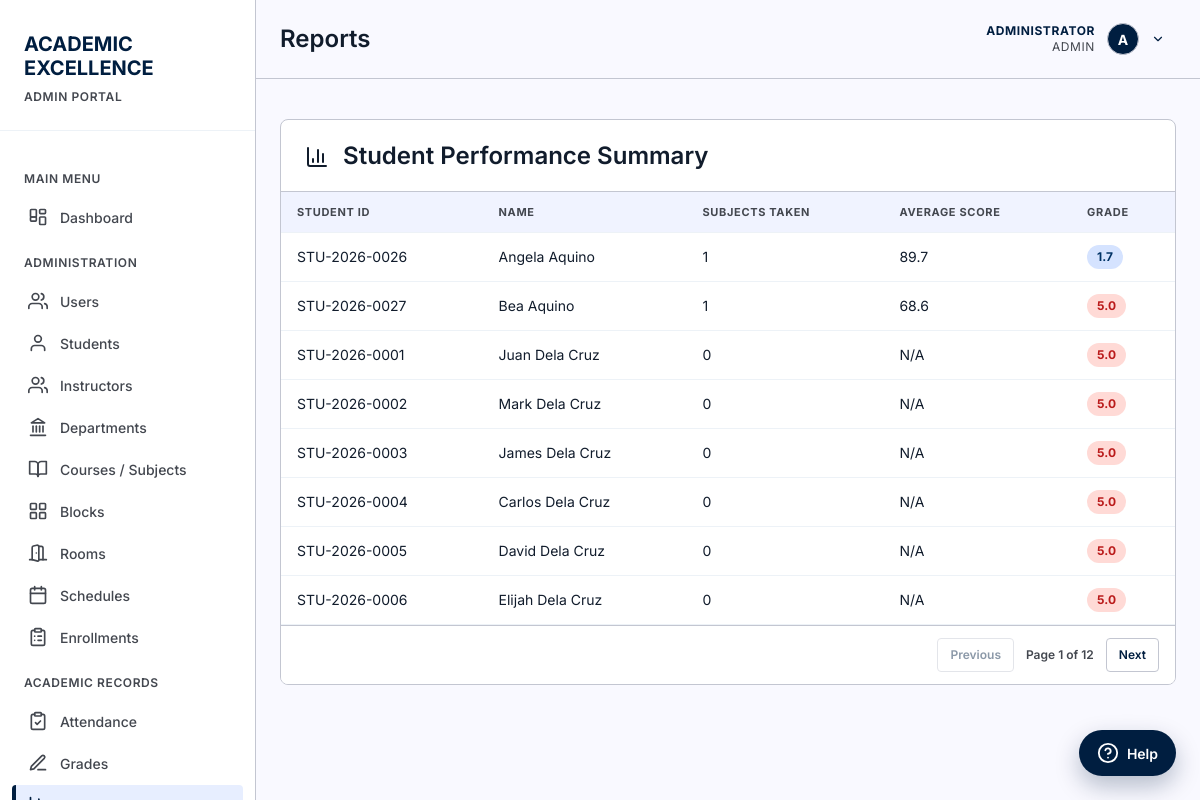
The app's page /pages/reports.php (signed in) with its own data.
### tables this page shows
CREATE TABLE "users" (
                    id INTEGER PRIMARY KEY AUTOINCREMENT,
                    username TEXT NOT NULL UNIQUE,
                    password TEXT NOT NULL,
                    full_name TEXT NOT NULL,
                    email TEXT UNIQUE,
                    role TEXT NOT NULL DEFAULT 'student' CHECK(role IN ('admin', 'instructor', 'student')),
                    is_active INTEGER NOT NULL DEFAULT 1 CHECK(is_active IN (0, 1)),
                    last_login_at DATETIME,
                    created_at DATETIME NOT NULL DEFAULT CURRENT_TIMESTAMP,
                    updated_at DATETIME NOT NULL DEFAULT CURRENT_TIMESTAMP
                );

CREATE TABLE students (
        id INTEGER PRIMARY KEY AUTOINCREMENT,
        student_id TEXT UNIQUE NOT NULL,
        first_name TEXT NOT NULL,
        last_name TEXT NOT NULL,
        email TEXT,
        phone TEXT,
        date_of_birth DATE,
        gender TEXT CHECK(gender IN ('Male', 'Female', 'Other')),
        enrollment_date DATE DEFAULT CURRENT_DATE,
        status TEXT DEFAULT 'Active' CHECK(status IN ('Active', 'Inactive', 'Graduated')),
        created_at TIMESTAMP DEFAULT CURRENT_TIMESTAMP
    , user_id INTEGER REFERENCES users(id) ON DELETE SET NULL, program_id INTEGER REFERENCES programs(id) ON DELETE SET NULL, year_level INTEGER, expected_graduation_date DATE, updated_at DATETIME, block_id INTEGER REFERENCES blocks(id) ON DELETE SET NULL, student_type TEXT NOT NULL DEFAULT 'Regular' CHECK(student_type IN ('Regular', 'Irregular')));

### includes/auth.php (called while the page is built, shortened)
<?php
function currentUser() {
    static $user = false;
    if ($user === false) {
        $db = getDB();
        $stmt = $db->prepare("SELECT * FROM users WHERE id = :id AND is_active = 1");
        $stmt->execute([':id' => (int) $_SESSION['user_id']]);
        $user = $stmt->fetch() ?: null;
    }
    return $user;
}
function isLoggedIn() {
    return currentUser() !== null;
}
function requireLogin() {
    if (!isLoggedIn()) {
        header('Location: ' . baseUrl() . 'login.php');
        exit();
    }
}
function requireRole(...$roles) {
    requireLogin();
    $user = currentUser();
}
function roleLabel($role) {
    return [
        'admin'      => 'Admin',
        'instructor' => 'Teacher',
        'student'    => 'Student'
    ][$role] ?? ucfirst((string) $role);
}

### includes/functions.php (called while the page is built, shortened)
<?php
require_once __DIR__ . '/auth.php';
require_once __DIR__ . '/icons.php';
function gradeDescriptor($grade) {
    return [
        '1.00' => 'Excellent',
        '1.25' => 'Very Good',
        '1.50' => 'Very Good',
        '1.75' => 'Good',
        '2.00' => 'Good',
        '2.25' => 'Satisfactory',
        '2.50' => 'Satisfactory',
        '2.75' => 'Fairly Satisfactory',
        '3.00' => 'Fairly Satisfactory',
        '4.00' => 'Conditional',
        '5.00' => 'Failing'
    ][(string) $grade] ?? '';
}
function gradeBadgeClass($grade) {
    $g = (string) $grade;
    if ($g === '1.75' || $g === '2.00' || $g === '2.25') return 'grade-good';
    return 'grade-fail';
}
function formatGrade($grade) {
    $g = (float) $grade;
    return number_format(floor($g * 10) / 10, 1, '.', '');
}

### pages/reports.php (the view)
<?php
require_once '../includes/functions.php';
requireRole('admin');
$db = getDB();
$stmt = $db->query("
    SELECT
        s.id,
        s.student_id,
        s.first_name,
        s.last_name,
        COUNT(g.id) as total_subjects,
        ROUND(AVG(g.score), 2) as average_score,
        CASE
            WHEN AVG(g.score) >= 96 THEN '1.00'
            WHEN AVG(g.score) >= 93 THEN '1.25'
            WHEN AVG(g.score) >= 90 THEN '1.50'
            WHEN AVG(g.score) >= 88 THEN '1.75'
            WHEN AVG(g.score) >= 85 THEN '2.00'
            WHEN AVG(g.score) >= 83 THEN '2.25'
            WHEN AVG(g.score) >= 80 THEN '2.50'
            WHEN AVG(g.score) >= 78 THEN '2.75'
            WHEN AVG(g.score) >= 75 THEN '3.00'
            ELSE '5.00'
        END as average_grade
    FROM students s
    LEFT JOIN grades g ON s.id = g.student_id
    GROUP BY s.id
    ORDER BY average_score DESC
");
$studentGrades = $stmt->fetchAll();
?>
<?php
$pageTitle = 'Reports';
include '../includes/header.php';
?>
<main>
        <div class="card">
            <div class="card-header">
                <h2><?php echo icon('bar-chart', 24); ?> Student Performance Summary</h2>
            </div>
            <table data-pagination data-page-size="8">
                <thead>
                    <tr>
                        <th>Student ID</th>
                        <th>Name</th>
                        <th>Subjects Taken</th>
                        <th>Average Score</th>
                        <th>Grade</th>
                    </tr>
                </thead>
                <tbody>
                    <?php foreach ($studentGrades as $row): ?>
                    <tr>
                        <td data-label="Student ID"><?php echo $row['student_id']; ?></td>
                        <td data-label="Name"><?php echo $row['first_name'] . ' ' . $row['last_name']; ?></td>
                        <td data-label="Subjects Taken"><?php echo $row['total_subjects']; ?></td>
                        <td data-label="Average Score"><?php echo $row['average_score'] ?? 'N/A'; ?></td>
                        <td data-label="Grade">
                            <?php if ($row['average_grade']): ?>
                            <span class="grade-badge <?php echo gradeBadgeClass($row['average_grade']); ?>" title="<?php echo htmlspecialchars(gradeDescriptor($row['average_grade'])); ?>">
                                <?php echo htmlspecialchars(formatGrade($row['average_grade'])); ?>
                            </span>
                            <?php else: ?>
                            <span>No grades</span>
                            <?php endif; ?>
                        </td>
                    </tr>
                    <?php endforeach; ?>
                </tbody>
            </table>
        </div>
    </main>
<?php include '../includes/footer.php'; ?>

### includes/header.php (shortened to what this page needs)
<?php
require_once __DIR__ . '/functions.php';
$currentPage = basename($_SERVER['PHP_SELF'], '.php');
$assetPrefix = $currentPage === 'index' ? '' : '../';
$user = currentUser();
$role = $user['role'];
$fullName = $user['full_name'];
$roleLabel = roleLabel($role);
$avatarLetter = strtoupper(substr($fullName, 0, 1));
?>
<!DOCTYPE html>
<html lang="en">
<head>
    <link rel="stylesheet" href="<?php echo $assetPrefix; ?>assets/css/style.css">
</head>
<body>
    <aside class="sidebar">
        <div class="sidebar-header">
            <h1>
                <span class="red">ACADEMIC</span><br>
                <span class="white">EXCELLENCE</span>
            </h1>
            <span class="portal-label"><?php echo strtoupper($roleLabel); ?> PORTAL</span>
        </div>
        <nav class="sidebar-menu">
            <div class="menu-category">Main Menu</div>
            <a href="<?php echo $assetPrefix; ?>index.php" class="menu-item <?php echo $currentPage === 'index' ? 'active' : ''; ?>">
                <span class="icon"><?php echo icon('dashboard'); ?></span>
                Dashboard
            </a>
            <?php if ($role === 'admin'): ?>
                <div class="menu-category">Administration</div>
                <a href="<?php echo $assetPrefix; ?>pages/users.php" class="menu-item <?php echo $currentPage === 'users' ? 'active' : ''; ?>">
                    <span class="icon"><?php echo icon('users'); ?></span>
                    Users
                </a>
                <a href="<?php echo $assetPrefix; ?>pages/students.php" class="menu-item <?php echo $currentPage === 'students' ? 'active' : ''; ?>">
                    <span class="icon"><?php echo icon('user'); ?></span>
                    Students
                </a>
                <a href="<?php echo $assetPrefix; ?>pages/instructors.php" class="menu-item <?php echo $currentPage === 'instructors' ? 'active' : ''; ?>">
                    <span class="icon"><?php echo icon('users'); ?></span>
                    Instructors
                </a>
                <a href="<?php echo $assetPrefix; ?>pages/departments.php" class="menu-item <?php echo $currentPage === 'departments' ? 'active' : ''; ?>">
                    <span class="icon"><?php echo icon('landmark'); ?></span>
                    Departments
                </a>
                <a href="<?php echo $assetPrefix; ?>pages/manage-subjects.php" class="menu-item <?php echo $currentPage === 'manage-subjects' ? 'active' : ''; ?>">
                    <span class="icon"><?php echo icon('book-open'); ?></span>
                    Courses / Subjects
                </a>
                <a href="<?php echo $assetPrefix; ?>pages/blocks.php" class="menu-item <?php echo $currentPage === 'blocks' ? 'active' : ''; ?>">
                    <span class="icon"><?php echo icon('grid'); ?></span>
                    Blocks
                </a>
                <a href="<?php echo $assetPrefix; ?>pages/rooms.php" class="menu-item <?php echo $currentPage === 'rooms' ? 'active' : ''; ?>">
                    <span class="icon"><?php echo icon('door'); ?></span>
                    Rooms
                </a>
                <a href="<?php echo $assetPrefix; ?>pages/schedules.php" class="menu-item <?php echo $currentPage === 'schedules' ? 'active' : ''; ?>">
                    <span class="icon"><?php echo icon('calendar'); ?></span>
                    Schedules
                </a>
                <a href="<?php echo $assetPrefix; ?>pages/enrollments.php" class="menu-item <?php echo $currentPage === 'enrollments' ? 'active' : ''; ?>">
                    <span class="icon"><?php echo icon('clipboard-list'); ?></span>
                    Enrollments
                </a>
                <div class="menu-category">Academic Records</div>
                <a href="<?php echo $assetPrefix; ?>pages/attendance.php" class="menu-item <?php echo $currentPage === 'attendance' ? 'active' : ''; ?>">
                    <span class="icon"><?php echo icon('clipboard-check'); ?></span>
                    Attendance
                </a>
                <a href="<?php echo $assetPrefix; ?>pages/grades.php" class="menu-item <?php echo $currentPage === 'grades' ? 'active' : ''; ?>">
                    <span class="icon"><?php echo icon('pen-line'); ?></span>
                    Grades
                </a>
                <a href="<?php echo $assetPrefix; ?>pages/reports.php" class="menu-item <?php echo $currentPage === 'reports' ? 'active' : ''; ?>">
                    <span class="icon"><?php echo icon('bar-chart'); ?></span>
                </a>
            <?php endif; ?>
        </nav>
    </aside>
    <div class="main-content">
        <header class="top-header">
            <h1 class="page-title"><?php echo $pageTitle ?? 'Dashboard'; ?></h1>
            <div class="user-info">
                <div class="user-menu">
                    <button class="user-menu-toggle" type="button" aria-haspopup="true" aria-expanded="false">
                        <div class="user-meta">
                            <span class="user-name"><?php echo htmlspecialchars($fullName); ?></span>
                            <span class="user-role"><?php echo $roleLabel; ?></span>
                        </div>
                        <div class="user-avatar"><?php echo $avatarLetter; ?></div>
                        <?php echo icon('chevron-down', 14); ?>
                    </button>
                </div>
            </div>
        </header>
        <div class="page-content">

### records on screen
users: role "ADMIN", full_name "ADMINISTRATOR", full_name "A"
students: student "STU-2026-0026", first_name "Angela", last_name "Aquino", total_subjects "1", average_score "89.7", average_grade "1.7"
students: student "STU-2026-0027", first_name "Bea", last_name "Aquino", total_subjects "1", average_score "68.6", average_grade "5.0"
students: student "STU-2026-0001", first_name "Juan", last_name "Dela Cruz", total_subjects "0", average_score "N/A", average_grade "5.0"
students: student "STU-2026-0002", first_name "Mark", last_name "Dela Cruz", total_subjects "0", average_score "N/A", average_grade "5.0"
students: student "STU-2026-0003", first_name "James", last_name "Dela Cruz", total_subjects "0", average_score "N/A", average_grade "5.0"
students: student "STU-2026-0004", first_name "Carlos", last_name "Dela Cruz", total_subjects "0", average_score "N/A", average_grade "5.0"
students: student "STU-2026-0005", first_name "David", last_name "Dela Cruz", total_subjects "0", average_score "N/A", average_grade "5.0"
students: student "STU-2026-0006", first_name "Elijah", last_name "Dela Cruz", total_subjects "0", average_score "N/A", average_grade "5.0"

### other values on screen
$pageTitle "Reports"
